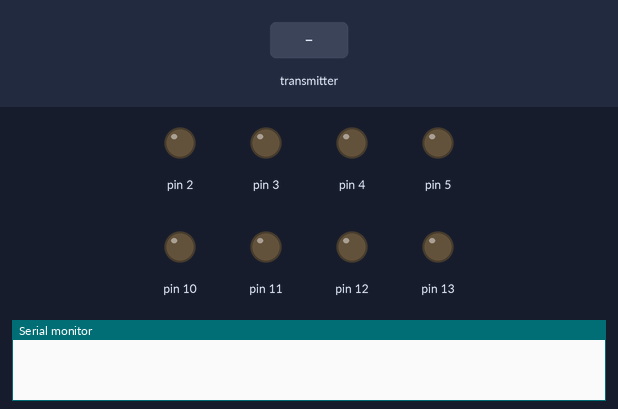
This sketch was run on a simulated Arduino Mega 2560, built with avr-gcc and run on an emulated ATmega2560. Shown: output pins drawn as LEDs (lit = HIGH), the last lines printed to the serial monitor. The inputs (shaded band) are chosen by the test bench. No radio packets arrive unless stated.

Above: at 1.2 s.
1.3 s: the transmitter starts sending msg.0 = 0
At 2.5 s:
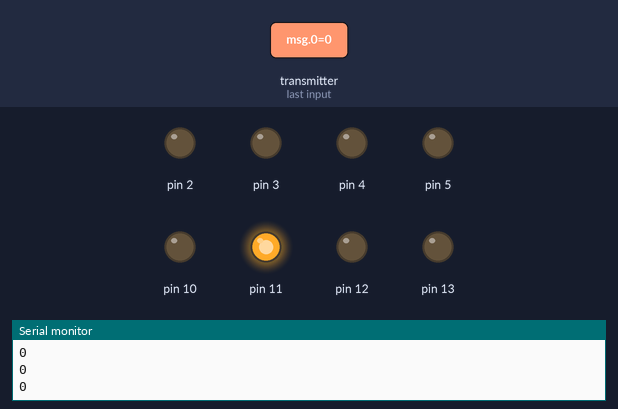
2.8 s: the transmitter starts sending msg.0 = 1
At 3.9 s:
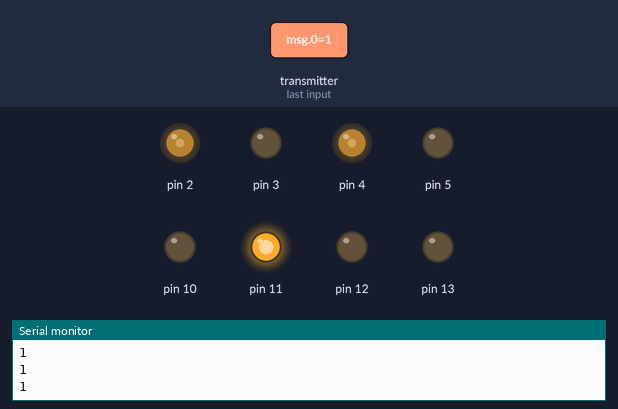
Timing chart, 0 to 5.8 s (numbered marks = the images above; inputs shaded):
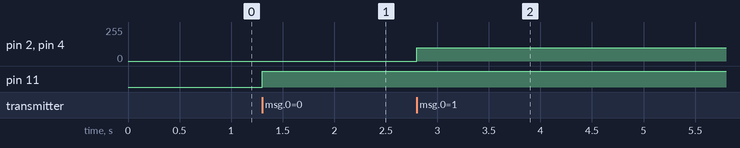

The sketch:

reciver_PWM.ino
```cpp
#include <SPI.h>
#include "nRF24L01.h"
#include "RF24.h"
int msg[1];
RF24 radio(9,53);
const uint64_t pipe = 0xE8E8F0F0E1LL;

void setup(void)
{

Serial.begin(9600);


radio.begin();
radio.openReadingPipe(1,pipe);
radio.startListening();
pinMode(2, OUTPUT);
pinMode(3, OUTPUT);
pinMode(4, OUTPUT);
pinMode(5, OUTPUT);
pinMode(10,OUTPUT);
pinMode(11,OUTPUT);
pinMode(12,OUTPUT);
pinMode(13,OUTPUT);
}

void loop(void){
  msg[0]=0;
if (radio.available()){
bool done = false;
digitalWrite(11,HIGH);
digitalWrite(10,LOW);
digitalWrite(12,LOW);
digitalWrite(13,LOW);


while (!done){

done = radio.read(msg,1);
Serial.println(msg[0]);
if (msg[0] == 0){
  analogWrite(2, 0);
  analogWrite(3, 0);
  analogWrite(4, 0);
  analogWrite(5, 0);
  }
if (msg[0] == 1){
 analogWrite(2, 100);
  analogWrite(3, 0);
  analogWrite(4, 100);
  analogWrite(5, 0);

  }
if (msg[0] == 2){
  analogWrite(2, 0);
  analogWrite(3, 1000);
  analogWrite(4, 0);
  analogWrite(5, 1000);

if (msg[0] == 3){
 analogWrite(2, 500);
  analogWrite(3, 0);
  analogWrite(4, 0);
  analogWrite(5, 500);

  }
  if (msg[0] == 4){
 analogWrite(2, 0);
  analogWrite(3, 500);
  analogWrite(4, 500);
  analogWrite(5, 0);
  }

else{
  digitalWrite(11,LOW);
digitalWrite(10,LOW);
digitalWrite(13,HIGH);
digitalWrite(12,LOW);

}
}

//delay(700);
}}}
```

Measured:
- after the input at 1.3 s, pin 11: LOW → HIGH at once
- after the input at 2.8 s, pin 2, pin 4: 0/255 → 100/255 at once
